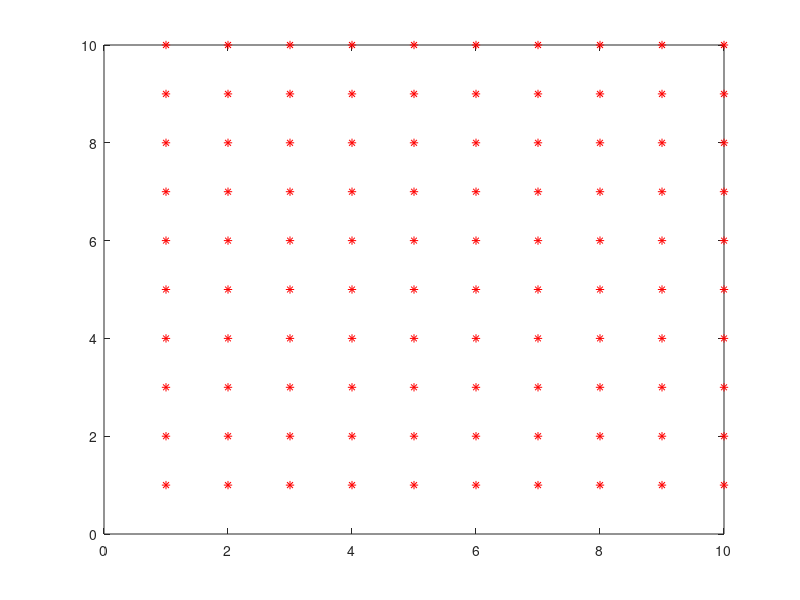

The MATLAB script that drew this image: (Note: this script raises an error after producing the figure.)
clear all
close all

N=10; % 10x10 (NxN)
max_len = 10; % route len

for i=1:N
    for j=1:N
        plot(i,j,'r*');
        hold on
    end
end


fld = zeros(N,N);
old_power = 10000000;
legend_text = [];
for i=10:1:45
    max_len = i;
    old_power = 10000000;
    
    for test=1:50
        route = zeros(max_len, 2);
        x_phase = rand(1)*pi;
        k_x = rand(1)/2 + 0.5;
        k_y = rand(1)/2 + 0.5;
        for j=1:max_len+1
            x = round( N/2 + 1/2 + k_x*max_len/2/pi*cos(2*pi*(j-1)/max_len + x_phase) );
            y = round( N/2 + 1/2 + k_y*max_len/2/pi*sin(2*pi*(j-1)/max_len + x_phase) );
            if (x>0) && (x<=N) && (y>0) && (y<=N)
                route(j,:) = [x, y];
            end
        end

        power = calc_power(fld, route);
        route2 = route;
        for k=1:100
            for l=2:size(route,1)-1
                route2 = route;
                for x1=-1:1
                    for y1=-1:1
                        route2(l,1) = route2(l,1) + x1;
                        route2(l,2) = route2(l,2) + y1;

                        power2 = calc_power(fld,route2);
                        if (power2 < power) && (calc_distance(route2) < max_len*1.1)
                            route = route2;
                            power = power2;
                        end
                    end
                end
            end
        end

        if old_power > power % calc_power(fld,route)
%            [old_power, grid] = calc_power(fld,route);
%            [old_power, grid] = calc_power(fld,route);
            old_power = power;
            fig1 = figure;
            clf

            xx = route(:,1);
            yy = route(:,2);
            plot(xx,yy,'LineWidth',2);
            hold on
    %        axis([0.5 10.5 0.5 10.5])
            legend_text = [num2str(max_len*1000/3600, 'Период опроса %7.4f часов'), ', затраты энергии ', num2str(old_power/1.1, '%7.4f кДж')];
            title(legend_text);

            colors = ['rgbcmykrgbcmykrgbcmykrgbcmykrgbcmykrgbcmykrgbcmykrgbcmykrgbcmykrgbcmyk'];
            colors = ['rrrrrrrrrrrrrrrrrrrrrrrrrrrrrrrrrrrrrrrrrrrrrrrrrrrrrrrrrrrrrrrrrrrrrr'];
            for i=1:N
                for j=1:N
%                    plot(i,j,[colors(grid(i,j)) '*']);
                    plot(i,j,'*r');
    %                hold on
                end
            end
            drawnow;
            
            img_name = ['Result_' num2str(max_len) '_' num2str(test) '.jpg'];
            disp(img_name)
            saveas(fig1, img_name);
            
            pwr = calc_power(fld, route);
            disp([num2str(max_len,'%02d') ', ' num2str(calc_distance(route),'%05.2f, ') ' ' num2str(pwr)])
        end
    end
end
